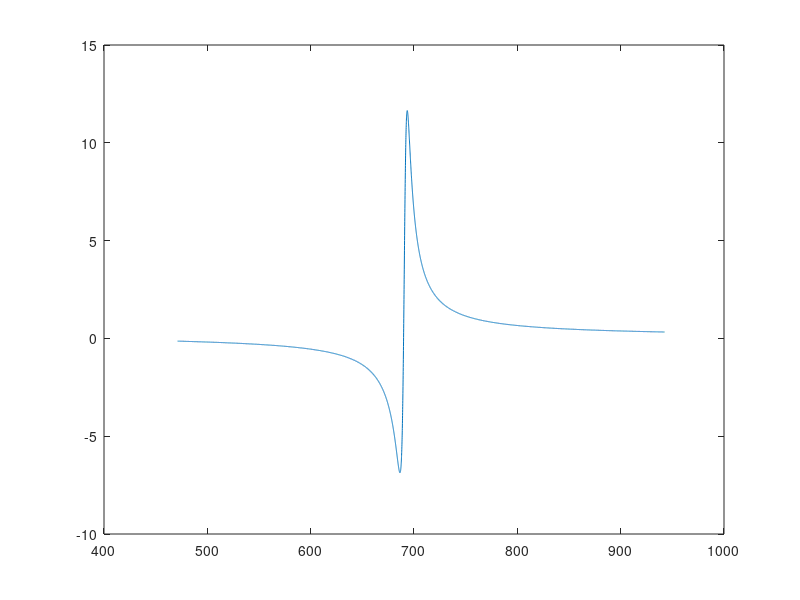

Recreate this plot in MATLAB.
clc;
clear all;
close all;

resolution=10000;
L1=100E-3;
L2=500E-3;
L3=200E-3;
M=-200E-3;
C1=10E-6;
Va=10;
phi=0;
alpha=0.5;
R=100;
A(3,3,resolution)=0;
B(3,1,resolution)=0;
omega=linspace(150*pi,300*pi,resolution);
Vs=Va*e^(j*phi);
for n=1:1:resolution;
	A(:,:,n)=[((j*omega(n)*L1)+(1/(j*omega(n)*C1))+(j*omega(n)*L3)) , ((M*j*omega(n))+(1/(j*omega(n)*C1))+(j*omega(n)*L3)) , 0 ;((M*j*omega(n))+(1/(j*omega(n)*C1))+(j*omega(n)*L3)),((j*omega(n)*L2)+(1/(j*omega(n)*C1))+(j*omega(n)*L3)), -1 ; R*(alpha), -R, -1];
	B(:,:,n)=[Vs;0;0];
  end	

for n=1:1:resolution;
	X(:,:,n)=linsolve(A(:,:,n),B(:,:,n));
    IL1(n)=(X(1,1,n));
    IL2(n)=(X(2,1,n));
    Vo(n)=(X(3,1,n));
    Zin(n)=Vs/IL1(n);
    Zout(n)=Vo(n)/IL2(n);
    Ps(n)=real((Vs*conj(IL1(n))));
    Qs(n)=imag(Vs*conj(IL1(n)));
    Pr(n)=real((abs(Vo(n)))^2/(R));
    P2(n)=real(Vo(n)*alpha*conj(IL1(n)))+real((Vs*conj(IL1(n))));
    Qd(n)=imag(Vo(n)*alpha*conj(IL1(n)));

end

##figure()
%%plot(omega,imag(IL1));
##figure();
##plot(omega,abs(IL2));
##figure(); 
##plot(omega,abs(IL1));
##figure();
##plot(omega,Q);
##figure();
##xlabel("P");
##plot(omega,P1);
##figure();
plot(omega,(Qs+Qd)/2);
%%figure();
##hold on
%%plot(omega,P2/2);
##xlabel("P");








